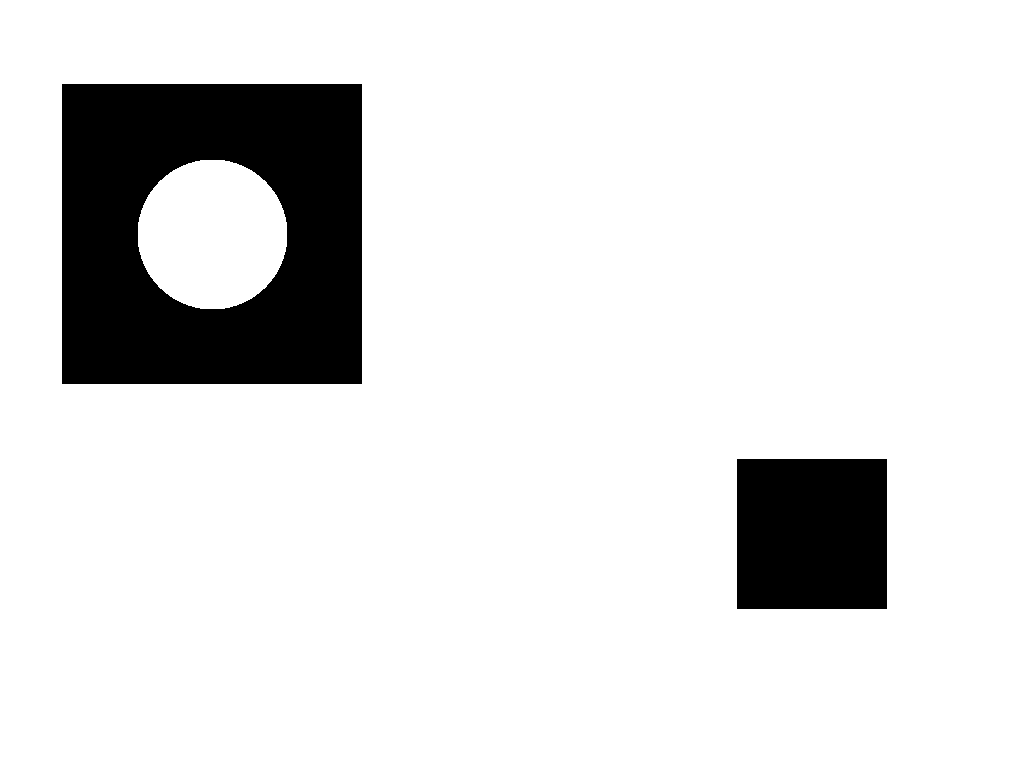
#> input picture TexContents/Figures/DMD/Mapping/twoshapes-target.png, 1024 x 768 px, found by its file name
$ python edgedetection.py
#> lines starting #> are read from the running program, lines starting #| are printed output that depends on the picture; after the words box and inside, x2 and y2 are one past the last pixel; in counts of white or black regions, pixels touching at a corner belong together
#> `test = imageio.imread('../mapping/twoshapes-target.png')`: test: shape (768, 1024); 87.9% white; 2 black regions, box (x1, y1, x2, y2) and area: (62, 84, 362, 384) 72355, (737, 459, 887, 609) 22500
import imageio
import numpy as np
import matplotlib.pyplot as plt


def detectEdges(image, radius, threshold):
#> called with radius = 10, threshold = 35
    result = image.copy()
    h = len(image)
#> h = 768
    w = len(image[0])
#> w = 1024
    for y in range(h):
        print(y)
        for x in range(w):
            varea = (2*radius + 1)**2
            harea = varea
            vsum = 0
            hsum = 0
            for j in range(y-radius,y+radius+1):
                for i in range(x-radius,x+radius+1):
                    if i < 0 or j < 0 or i >= w or j >= h:
                        varea = varea - 1
                        harea = harea - 1
                    else:
                        if 2*x - i < 0 or 2*x - i >= w:
                            harea = harea - 1
                        else:
                            hsum = hsum + abs(image[j][i] - image[j][2*x-i])

                        if 2*y - j < 0 or 2*y - j >= h:
                            varea = varea - 1
                        else:
                            vsum = vsum + abs(image[j][i] - image[2*y - j][i])
            result[y][x] = 1*(hsum / harea > threshold or vsum / varea > threshold)
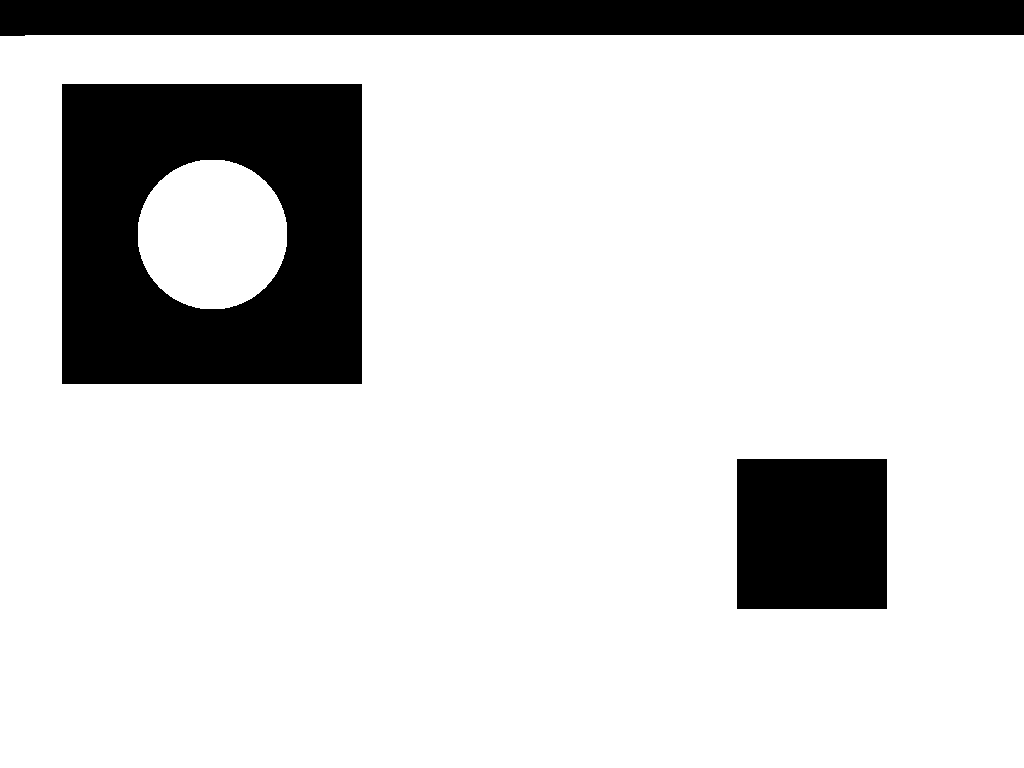
#> result: shape (768, 1024); 83.4% white; 3 black regions, box (x1, y1, x2, y2) and area: (62, 84, 362, 384) 72355, (0, 0, 1024, 36) 35865, (737, 459, 887, 609) 22500
    return result


test = imageio.imread('../mapping/twoshapes-target.png')
#> (the run stopped early here; a loop or call above may not have finished)
